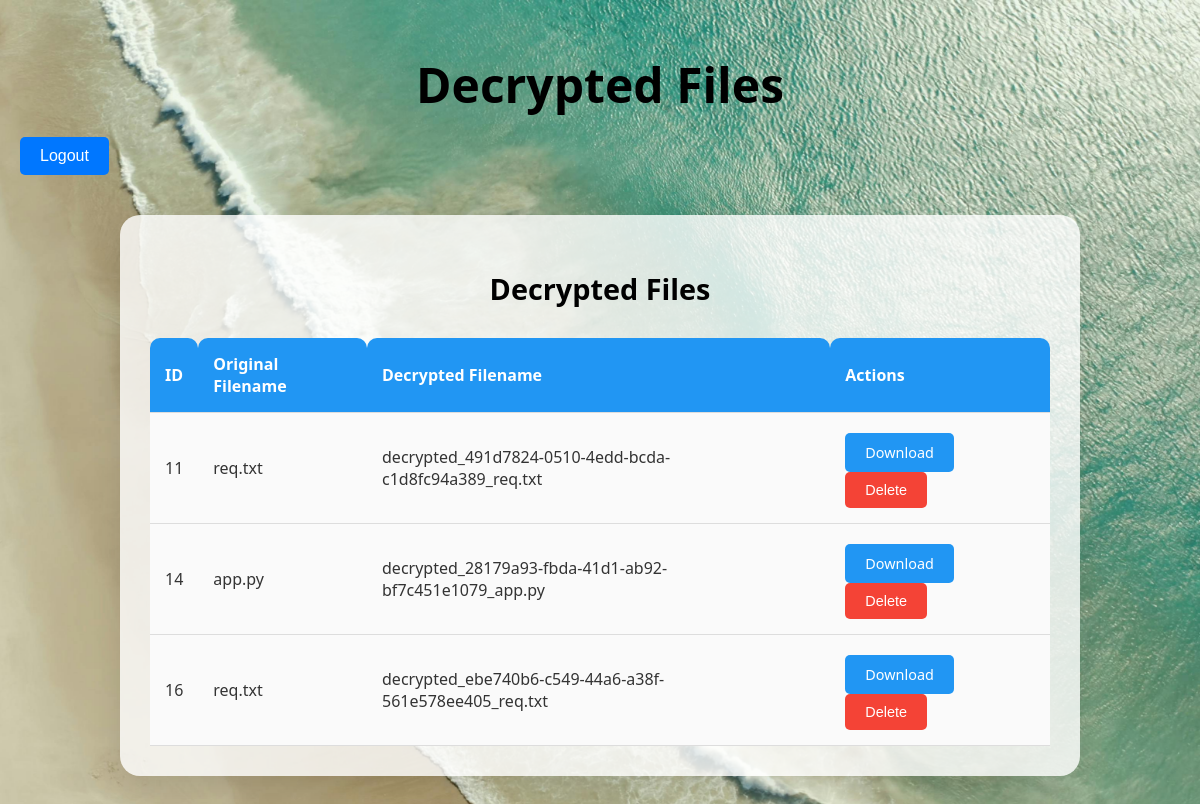
Screenshot of /decrypted-files with the database file from the repository.
### tables this page shows
CREATE TABLE files (                        id INTEGER PRIMARY KEY AUTOINCREMENT,                        original_filename TEXT,                        encrypted_filename TEXT,                        decrypted_filename TEXT, user_id INTEGER, recv_id INTEGER);

### app.py (the view)
@app.route('/decrypted-files')
def decrypted_files():
    conn = sqlite3.connect(DB_NAME)
    cursor = conn.cursor()
    cursor.execute('SELECT id, original_filename, decrypted_filename FROM files WHERE decrypted_filename IS NOT NULL')
    files = [dict(id=row[0], original_filename=row[1], decrypted_filename=row[2]) for row in cursor.fetchall()]
    conn.close()
    return render_template('view_decrypted_files.html', files=files)

### templates/view_decrypted_files.html (shortened to what this page needs)
<!doctype html>
<html lang="en">
<head>
</head>
<body>
    <h1>Decrypted Files</h1>
    <div class="nav-button">
        <button class="btn" id="logoutBtn">Logout</button>
    </div>
    <div class="container">
        <h2>Decrypted Files</h2>
        <table>
            <tr>
                <th>ID</th>
                <th>Original Filename</th>
                <th>Decrypted Filename</th>
                <th>Actions</th>
            </tr>
            {% for file in files %}
            <tr>
                <td>{{ file['id'] }}</td>
                <td>{{ file['original_filename'] }}</td>
                <td>{{ file['decrypted_filename'] }}</td>
                <td>
                    <a class="download-btn" href="/download/{{ file['decrypted_filename'] }}">Download</a>
                    <form method="POST" action="/delete/{{ file['id'] }}" style="display:inline;">
                        <button type="submit" class="delete-btn">Delete</button>
                    </form>
                </td>
            </tr>
            {% endfor %}
        </table>
    </div>
</body>
</html>

### templates/view_decrypted_files.html (style rules this page uses)
body { font-family: 'Segoe UI', Tahoma, Geneva, Verdana, sans-serif; margin: 0; padding: 20px; background: url('/static/image1.jpg') no-repeat center center fixed; background-size: cover; color: #333; }
h1 { text-align: center; color: black; font-size: 3rem; margin-bottom: 20px; }
.container { width: 80%; max-width: 900px; margin: 40px auto; padding: 30px; background-color: rgba(255, 255, 255, 0.8); border-radius: 20px; box-shadow: 0 10px 30px rgba(0, 0, 0, 0.1); }
h2 { text-align: center; color: black; font-size: 1.8rem; margin-bottom: 20px; }
table { width: 100%; margin-top: 30px; border-collapse: collapse; }
th, td { padding: 15px; text-align: left; border-bottom: 1px solid #ddd; font-size: 1rem; }
th { background-color: #2196f3; color: white; font-weight: 600; border-top-left-radius: 10px; border-top-right-radius: 10px; }
td { background-color: #fafafa; color: #333; }
a { color: #2196F3; text-decoration: none; font-weight: 500; display: inline-block; margin-top: 5px; }
.download-btn, .delete-btn { padding: 10px 20px; border: none; border-radius: 5px; cursor: pointer; text-align: center; font-size: 0.9rem; transition: background-color 0.3s ease; }
.download-btn { background-color: #2196F3; color: white; }
.delete-btn { background-color: #F44336; color: white; }
.nav-button .btn { padding: 10px 20px; font-size: 16px; border-radius: 5px; cursor: pointer; border: none; background-color: #0077ff; color: white; transition: background-color 0.3s ease; }

### rows the page displays
files: id "11", original_filename "req.txt", decrypted_filename "decrypted_491d7824-0510-4edd-bcda-c1d8fc94a389_req.txt"
files: id "14", original_filename "app.py", decrypted_filename "decrypted_28179a93-fbda-41d1-ab92-bf7c451e1079_app.py"
files: id "16", original_filename "req.txt", decrypted_filename "decrypted_ebe740b6-c549-44a6-a38f-561e578ee405_req.txt"
